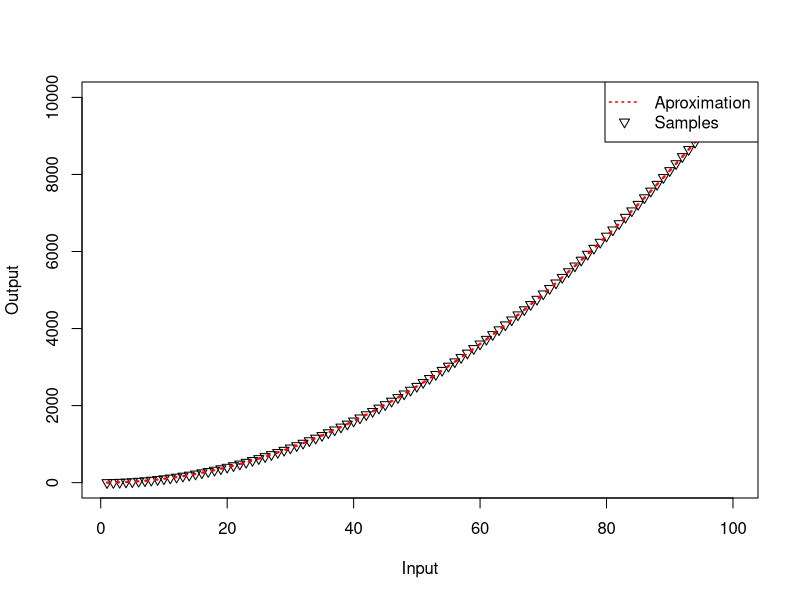

Here is the R script that generated this plot:
library('corpcor')

H_init <- function(x, p){
    h <- cbind(x^1, 1)
    if(p < 2){
        h
    }else{
        for(i in 2:p){
            h <- cbind(x^i, h)
        }
        h
    }
}

polinomial_aproximation <- function(xin, yin, verb = FALSE, plot = FALSE, degree = 0, dlim = 100, tol = 1e-10){
    
    if(degree == 0){
        
        e_min <- Inf
        
        for(p in 1:dlim){
            
            H <- H_init(xin, p)
            
            w <- pseudoinverse(H) %*% yin
            
            y_hat <- H %*% w 
  
            e <- t(yin - y_hat) %*% (yin - y_hat)
            
            if(e < e_min){
                e_min <- e
                p_min <- p
            }
            if(e <= tol){
                break
            }
        }
        print(p)
        
        degree <- p_min
    }
    
    H <- H_init(xin, degree)
    
    w <- pseudoinverse(H) %*% yin
    
    y_hat <- H %*% w 
    
    r <- max(abs(yin))
    
    error <- (t(yin - y_hat)/r) %*% ((yin - y_hat)/r)
    
    if(error > 0.01){
        print("Error too large, generator function may not be polynomial. Visualization through 'plot = TRUE' is recommended.")
    }
    
    if(verb == TRUE){
        print(paste('Error: ', error))
        print(paste('Degree:', degree))
    }
    
    if(plot == TRUE){
        plot(x = xin, y = yin,  xlab = 'Input', ylab = 'Output', pch = 6)
        lines(x = xin, y = y_hat, col = 'red', lty = 3, lwd = 2.3)
        legend('topright', c('Aproximation', 'Samples'), lty = c(3, -1), pch = c(-1, 6), col = c('red', 'black'), lwd = c(1.5, 1))
    }

    list(coefficients = w, aproximation = y_hat)
}


tseq <- 1:100
test <- (tseq)^2

polinomial_aproximation(tseq, test, verb = TRUE, plot = TRUE)
